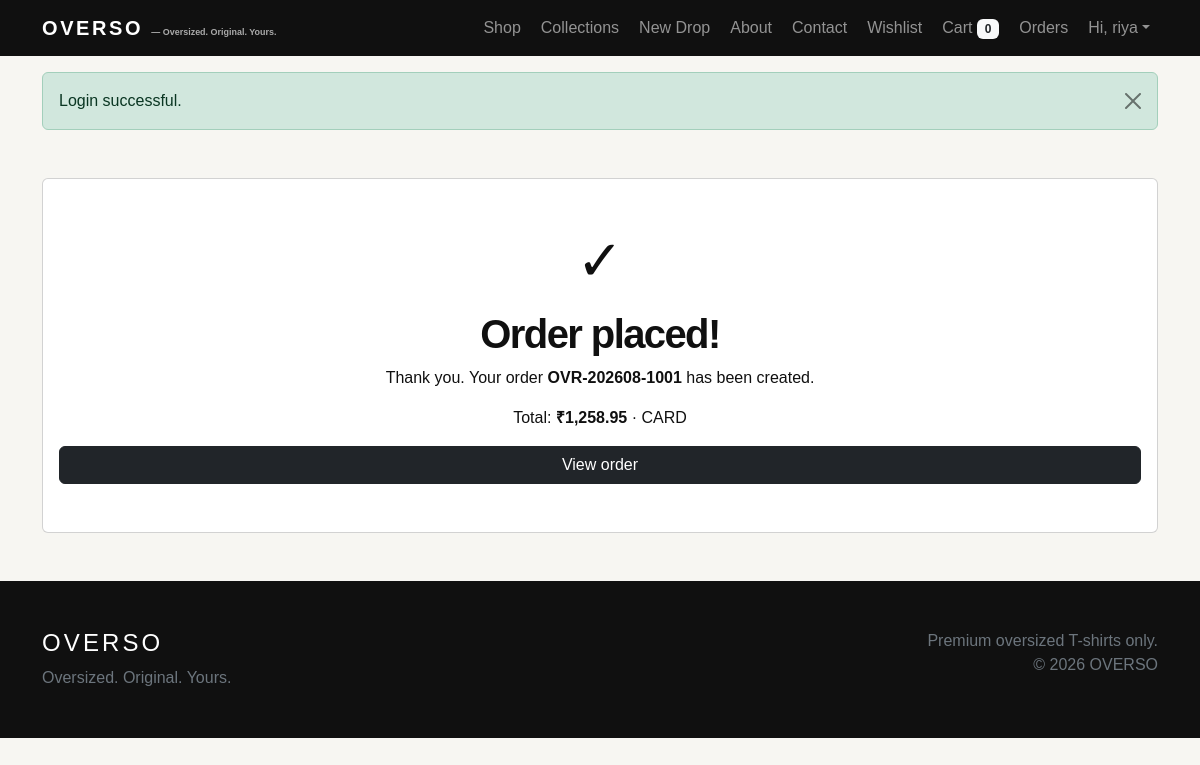
Screenshot of /order-success.php?id=1 (signed in) with the database file from the repository.
### tables this page shows
CREATE TABLE orders (id INT AUTO_INCREMENT PRIMARY KEY,order_number VARCHAR(30) UNIQUE NOT NULL,user_id INT NOT NULL,coupon_id INT NULL,shipping_address TEXT NOT NULL,billing_address TEXT NOT NULL,subtotal DECIMAL(10,2) NOT NULL,coupon_discount DECIMAL(10,2) DEFAULT 0,tax DECIMAL(10,2) DEFAULT 0,delivery_charge DECIMAL(10,2) DEFAULT 0,total_amount DECIMAL(10,2) NOT NULL,payment_method ENUM('cod','upi','card','netbanking') NOT NULL,payment_status ENUM('pending','paid','failed') DEFAULT 'pending',order_status ENUM('pending','confirmed','packed','shipped','out_for_delivery','delivered','cancelled') DEFAULT 'pending',created_at TIMESTAMP DEFAULT CURRENT_TIMESTAMP,FOREIGN KEY(user_id) REFERENCES users(id),FOREIGN KEY(coupon_id) REFERENCES coupons(id),INDEX(order_status));

### config/database.php (called while the page is built, shortened)
<?php
function db(): PDO {
    static $pdo;
    if (!$pdo) {
        $pdo = new PDO('mysql:host='.DB_HOST.';dbname='.DB_NAME.';charset=utf8mb4', DB_USER, DB_PASS, [
            PDO::ATTR_ERRMODE => PDO::ERRMODE_EXCEPTION,
            PDO::ATTR_DEFAULT_FETCH_MODE => PDO::FETCH_ASSOC,
        ]);
    }
    return $pdo;
}

### includes/functions.php (called while the page is built, shortened)
<?php
require_once __DIR__ . '/../config/database.php';
function e($value): string { return htmlspecialchars((string)$value, ENT_QUOTES, 'UTF-8'); }
function base(string $path = ''): string {
    return preg_match('#^https?://#i', $path) ? $path : '/OVERSO/' . ltrim($path, '/');
}
function money($amount): string { return '₹' . number_format((float)$amount, 2); }

### order-success.php (the view)
<?php require 'includes/functions.php';require_login();$q=db()->prepare('SELECT * FROM orders WHERE id=? AND user_id=?');$q->execute([(int)($_GET['id']??0),user()['id']]);$o=$q->fetch();if(!$o)go('orders.php');$pageTitle='Order Placed';require 'includes/header.php';require 'includes/navbar.php'; ?><main class="container my-5 text-center"><div class="card card-body py-5"><p class="display-4">✓</p><h1 class="section-title">Order placed!</h1><p>Thank you. Your order <b><?=e($o['order_number'])?></b> has been created.</p><p>Total: <b><?=money($o['total_amount'])?></b> · <?=e(strtoupper($o['payment_method']))?></p><a class="btn btn-dark" href="<?=base('order-details.php?id='.$o['id'])?>">View order</a></div></main><?php require 'includes/footer.php'; ?>

### assets/css/style.css (style rules this page uses)
:root { --ink:#101010;--paper:#f7f6f2;--lime:#d6ff39 }
body { background:var(--paper);color:var(--ink);font-family:Arial,sans-serif }
.section-title { font-weight:800;letter-spacing:-.04em }

### rows the page displays
orders: order_number "OVR-202608-1001", total_amount "₹1,258.95", payment_method "CARD"

### other values shown
cart_count() "0"
user()['username'] "riya"
$msg "Login successful."
